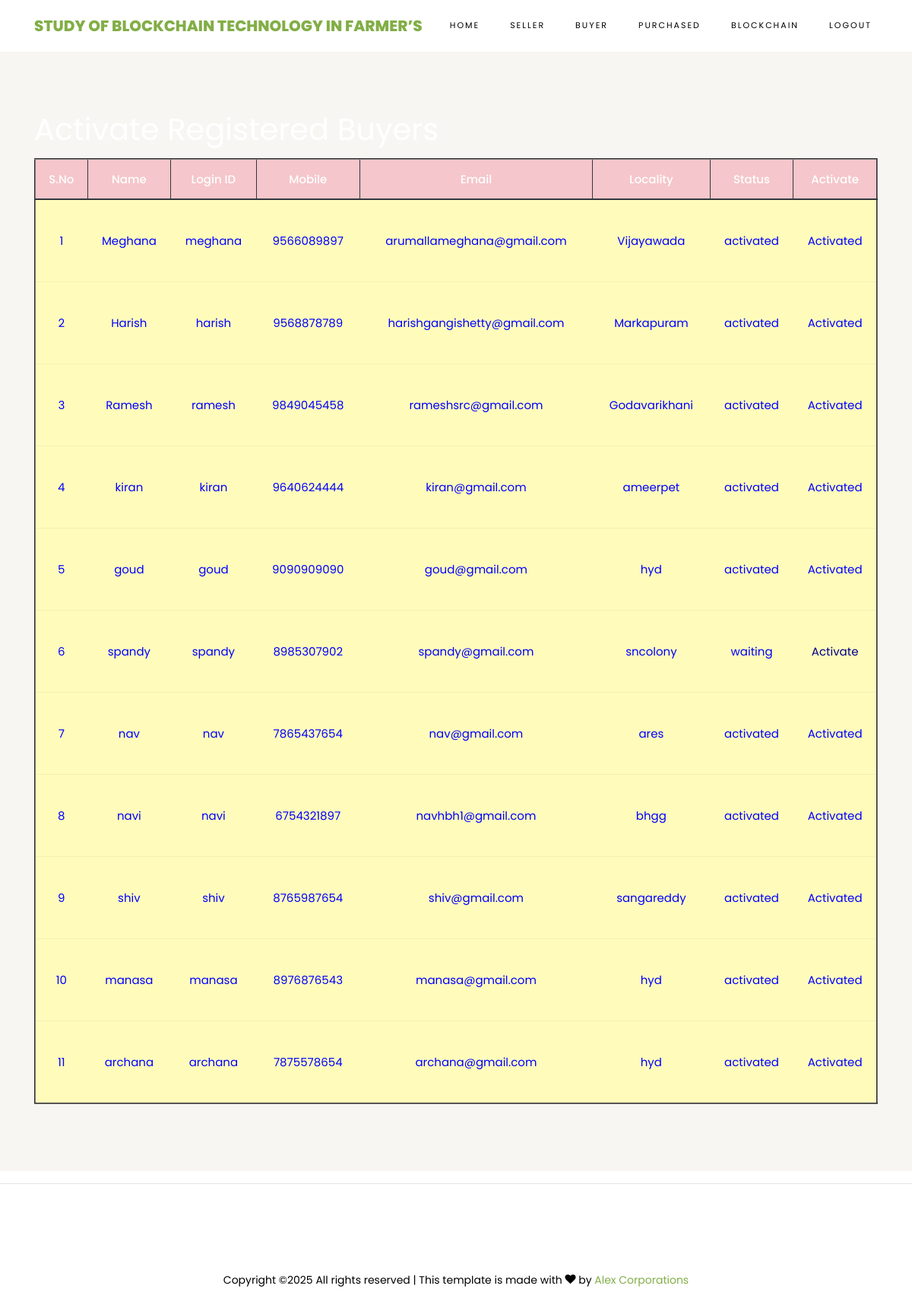
Page /ViewBuyersRegisteredUsers/ on the committed database.
### buyers/models.py (models this page shows, shortened)
class BuyerUserRegistrationModel(models.Model):
    name = models.CharField(max_length=100)
    loginid = models.CharField(unique=True, max_length=100)
    password = models.CharField(max_length=100)
    mobile = models.CharField(unique=True, max_length=100)
    email = models.CharField(unique=True, max_length=100)
    locality = models.CharField(max_length=100)
    address = models.CharField(max_length=1000)
    city = models.CharField(max_length=100)
    state = models.CharField(max_length=100)
    status = models.CharField(max_length=100)
    class Meta:
        db_table = 'BuyersRegistrations'

### admins/views.py (the view)
# urls.py: path("ViewBuyersRegisteredUsers/", admins.ViewBuyersRegisteredUsers, name="ViewBuyersRegisteredUsers"),
def ViewBuyersRegisteredUsers(request):
    data = BuyerUserRegistrationModel.objects.all()
    return render(request, 'admins/BuyersRegisteredUsers.html', {'data': data})

### assets/templates/admins/BuyersRegisteredUsers.html
{%extends 'admins/adminbase.html'%}
{%load static%}
{%block contents%}
<section class="ftco-section ftco-no-pt ftco-no-pb py-5 bg-light">
    <div class="container py-4">
        <div class="row d-flex justify-content-center py-5">
            <div class="col-md-12">
 <h1><font color="WHITE"> Activate Registered Buyers</font></h1>
                                         <table border="2px" class="table table-hover table-dark">
                    <thead>
                    <tr class="table-danger">
                        <th scope="col">S.No</th>
                        <th scope="col">Name</th>
                        <th scope="col">Login ID</th>
                        <th scope="col">Mobile</th>
                        <th scope="col">Email</th>
                        <th scope="col">Locality</th>
                        <th scope="col">Status</th>
                        <th scope="col">Activate</th>
                    </tr>
                    </thead>
                    <tbody>
                    {% for i in data %}
                    <tr scope="row" style="color: BLUE; background-color:#FFFCBB">
                        <td>{{forloop.counter}}</td>
                        <td>{{i.name}}</td>
                        <td>{{i.loginid}}</td>
                        <td>{{i.mobile}}</td>
                        <td>{{i.email}}</td>
                        <td>{{i.locality}}</td>
                        <td>{{i.status}}</td>
                        {% if i.status == 'waiting' %}
                        <td><a class="btn-link" href="/AdminActivaBuyerssUsers/?uid={{ i.id }}"
                               style="color:DARKBLUE">Activate</a></td>
                        {% else %}
                        <td> Activated</td>
                        {% endif %}
                    </tr>
                    {% endfor %}
                    </tbody>
                </table>
            </div>
        </div>
    </div>
</section>
{%endblock%}

### rows in the picture
BuyerUserRegistrationModel: name "Meghana", loginid "meghana", mobile "9566089897", email "arumallameghana@gmail.com", locality "Vijayawada", status "activated", shows "Activated"
BuyerUserRegistrationModel: name "Harish", loginid "harish", mobile "9568878789", email "harishgangishetty@gmail.com", locality "Markapuram", status "activated", shows "Activated"
BuyerUserRegistrationModel: name "Ramesh", loginid "ramesh", mobile "9849045458", email "rameshsrc@gmail.com", locality "Godavarikhani", status "activated", shows "Activated"
BuyerUserRegistrationModel: name "kiran", loginid "kiran", mobile "9640624444", email "kiran@gmail.com", locality "ameerpet", status "activated", shows "Activated"
BuyerUserRegistrationModel: name "goud", loginid "goud", mobile "9090909090", email "goud@gmail.com", locality "hyd", status "activated", shows "Activated"
BuyerUserRegistrationModel: name "spandy", loginid "spandy", mobile "8985307902", email "spandy@gmail.com", locality "sncolony", status "waiting"
BuyerUserRegistrationModel: name "nav", loginid "nav", mobile "7865437654", email "nav@gmail.com", locality "ares", status "activated", shows "Activated"
BuyerUserRegistrationModel: name "navi", loginid "navi", mobile "6754321897", email "navhbh1@gmail.com", locality "bhgg", status "activated", shows "Activated"
BuyerUserRegistrationModel: name "shiv", loginid "shiv", mobile "8765987654", email "shiv@gmail.com", locality "sangareddy", status "activated", shows "Activated"
BuyerUserRegistrationModel: name "manasa", loginid "manasa", mobile "8976876543", email "manasa@gmail.com", locality "hyd", status "activated", shows "Activated"
BuyerUserRegistrationModel: name "archana", loginid "archana", mobile "7875578654", email "archana@gmail.com", locality "hyd", status "activated", shows "Activated"
